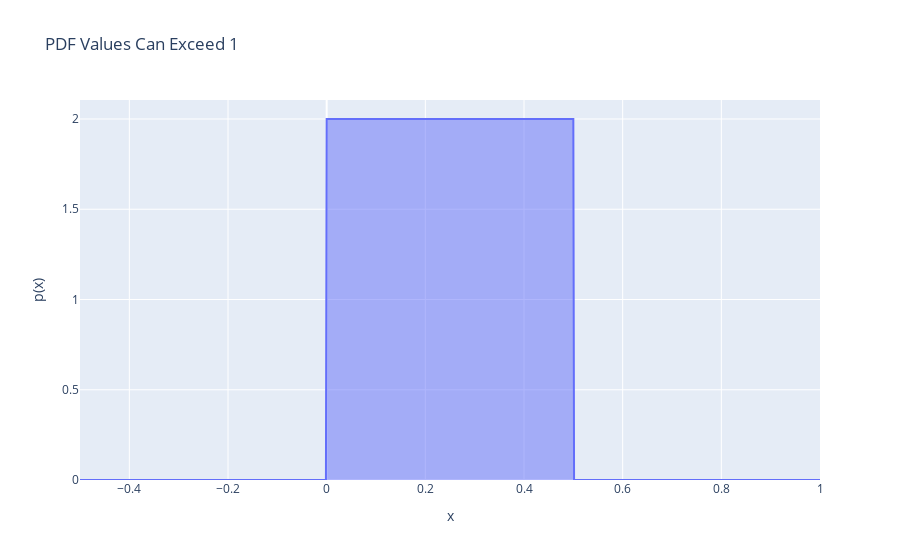

Notebook code cell kept with this figure:
### Markdown cell above
### PDF waarden kunnen groter zijn dan 1

Een belangrijke eigenschap van PDFs is dat de functiewaarde groter kan zijn dan 1, omdat het gaat om een *dichtheid* en niet om een kans.

## ✍️
Creëer een uniforme verdeling op interval $[0, 0.5]$ en toon aan dat de PDF-waarde groter is dan 1, maar de totale kans nog steeds 1 is.

### Code cell
# Narrow uniform distribution
a_narrow, b_narrow = 0, 0.5

x_narrow = np.linspace(-0.5, 1, 1000)
pdf_narrow = np.where((x_narrow >= a_narrow) & (x_narrow <= b_narrow), 1 / (b_narrow - a_narrow), 0)

pdf_height = 1 / (b_narrow - a_narrow)
print(f"PDF height: {pdf_height:.4f}")
print(f"This is greater than 1: {pdf_height > 1}")
print("\nBut the total probability is:")
print(
    f"∫ p(x)dx = {pdf_height:.1f} × {b_narrow - a_narrow:.1f} = {pdf_height * (b_narrow - a_narrow):.1f}"
)

# Visualize
df = pd.DataFrame({"x": x_narrow, "p(x)": pdf_narrow})
fig = px.area(df, x="x", y="p(x)", title="PDF Values Can Exceed 1")
fig.show()

### Figure 1 — Plotly figure (JSON) as saved in the notebook; plotly's stock layout.template omitted (floating-point values rounded to 4 significant figures; data arrays with more than 128 entries replaced by an {"elided": "..."} marker saying what was removed)
{"data": [{"fillpattern": {"shape": ""}, "hovertemplate": "x=%{x}<br>p(x)=%{y}<extra></extra>", "legendgroup": "", "line": {"color": "#636efa"}, "marker": {"symbol": "circle"}, "mode": "lines", "name": "", "orientation": "v", "showlegend": false, "stackgroup": "1", "type": "scatter", "x": {"elided": "1000 float values"}, "xaxis": "x", "y": {"elided": "1000 float values"}, "yaxis": "y"}], "layout": {"legend": {"tracegroupgap": 0}, "title": {"text": "PDF Values Can Exceed 1"}, "xaxis": {"anchor": "y", "domain": [0, 1], "title": {"text": "x"}}, "yaxis": {"anchor": "x", "domain": [0, 1], "title": {"text": "p(x)"}}}}
